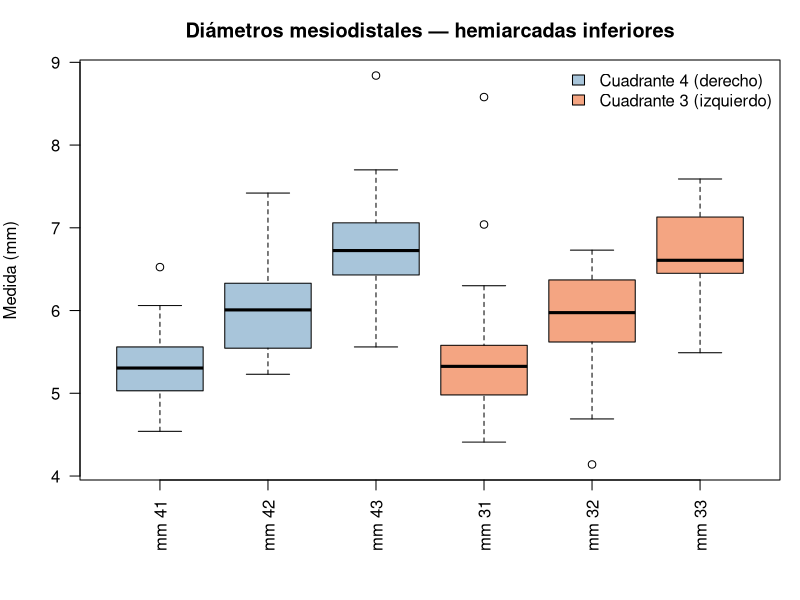
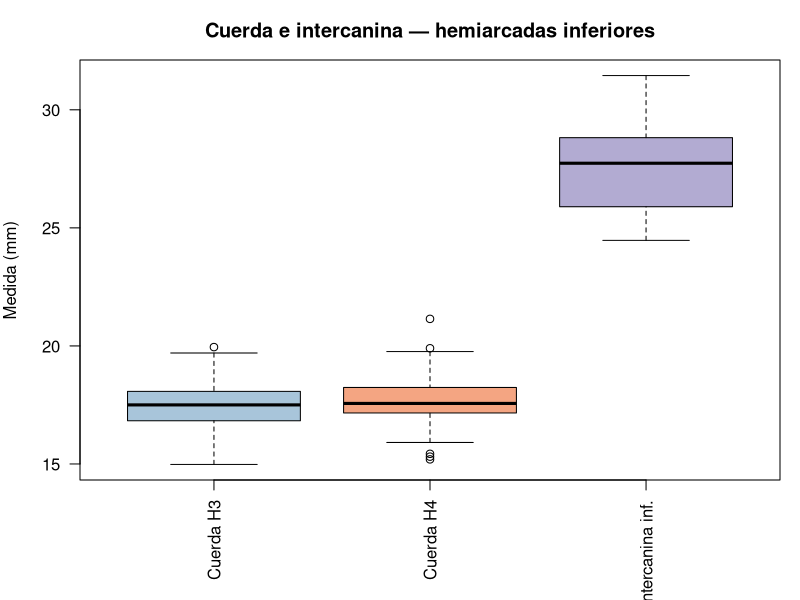
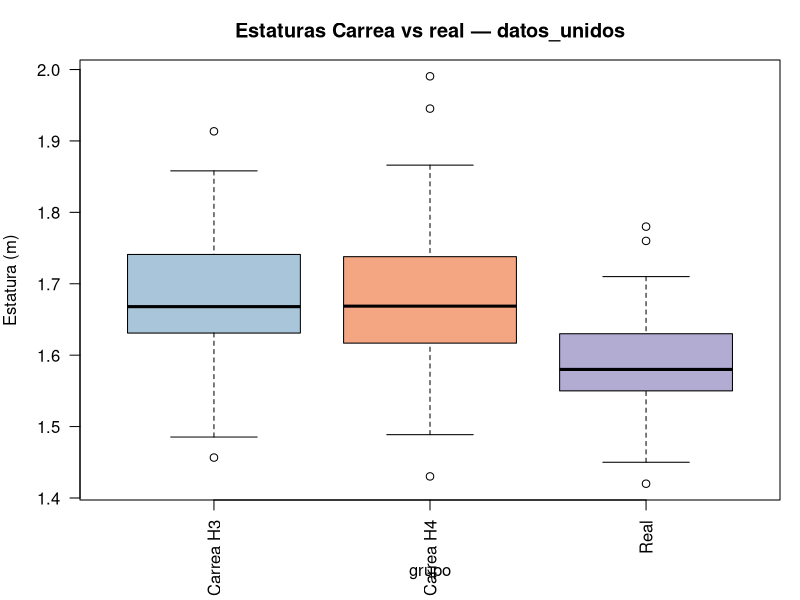
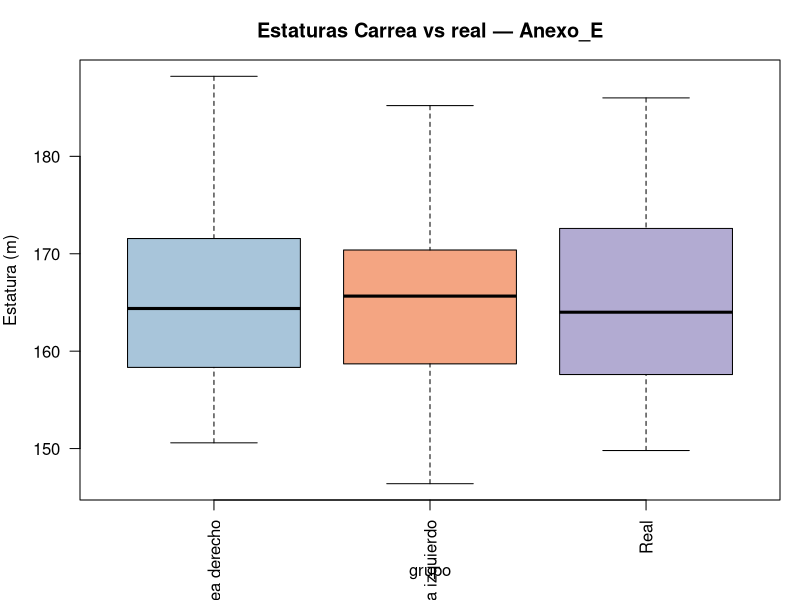
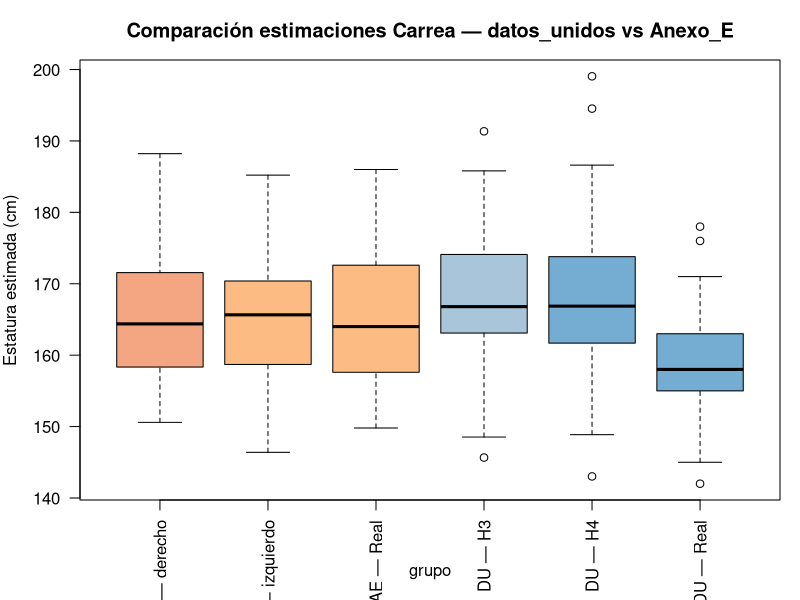

The R source for these figures, in order:
library(dplyr)
setwd("C:/Users/ASUS/Documents/Edson/Servicio Social/Repositorio/")

# ----------------------------------------------------------------
# 1. Carga
# ----------------------------------------------------------------

du <- read.csv("datos_unidos.csv",
               stringsAsFactors = FALSE, check.names = FALSE)
ae <- read.csv("Anexo_E.csv",
               stringsAsFactors = FALSE, check.names = FALSE)

names(ae) <- trimws(names(ae))

cols_dentales <- c("mm_41","mm_42","mm_43","mm_31","mm_32","mm_33",
                   "mm_43_41","mm_33_31","intercanina_inf")

k_carrea <- 30 * pi   # constante original de Carrea

# ----------------------------------------------------------------
# 2. Descriptivo general
# Ejecutar cada bloque por separado para ver los resultados en consola
# ----------------------------------------------------------------

# Tamaño de muestra: total de filas, IDs únicos y distribución por fuente
nrow(du)
n_distinct(du$ID)
table(du$fuente)

# Distribución por sexo (incluye NAs si los hay)
table(du$Sexo, useNA = "ifany")

# Resumen de edad: mínimo, Q1, mediana, media, Q3, máximo y desviación estándar
summary(du$Edad)
sd(du$Edad, na.rm = TRUE)

# Resumen de estatura en metros
summary(du$Estatura)
sd(du$Estatura, na.rm = TRUE)

# Estadísticos de estatura desagregados por sexo: n, media, DE, mín y máx
du %>%
  group_by(Sexo) %>%
  summarise(n     = n(),
            media = mean(Estatura, na.rm = TRUE),
            DE    = sd(Estatura,   na.rm = TRUE),
            min   = min(Estatura,  na.rm = TRUE),
            max   = max(Estatura,  na.rm = TRUE),
            .groups = "drop")

# Distribución por lugar de origen
table(du$Lugar_origen, useNA = "ifany")
1/54

# Resumen de las nueve medidas dentales inferiores
du %>% select(all_of(cols_dentales)) %>% summary()

# Desviación estándar de cada variable dental (redondeada a 4 decimales)
du %>%
  summarise(across(all_of(cols_dentales), ~round(sd(., na.rm = TRUE), 4)))

# Conteo de valores ausentes por columna (solo columnas con al menos un NA)
du %>%
  summarise(across(everything(), ~sum(is.na(.)))) %>%
  t() %>%
  as.data.frame() %>%
  setNames("n_NA") %>%
  filter(n_NA > 0)

# ----------------------------------------------------------------
# 3. Boxplots — medidas dentales de datos_unidos
# Genera boxplots_medidas_dentales.pdf en el directorio de trabajo
# ----------------------------------------------------------------

# pdf("boxplots_medidas_dentales.pdf", width = 10, height = 6)

# Diámetros mesiodistales por diente; azul = cuadrante 4, naranja = cuadrante 3
par(mar = c(6, 4, 3, 1))
boxplot(du[, c("mm_41","mm_42","mm_43","mm_31","mm_32","mm_33")],
        names = c("mm 41","mm 42","mm 43","mm 31","mm 32","mm 33"),
        main  = "Diámetros mesiodistales — hemiarcadas inferiores",
        ylab  = "Medida (mm)",
        col   = c(rep("#A8C5DA", 3), rep("#F4A582", 3)),
        las   = 2)
legend("topright",
       legend = c("Cuadrante 4 (derecho)","Cuadrante 3 (izquierdo)"),
       fill   = c("#A8C5DA","#F4A582"), bty = "n")

# Cuerdas de hemiarcada e intercanina inferior
par(mar = c(6, 4, 3, 1))
boxplot(du[, c("mm_43_41","mm_33_31","intercanina_inf")],
        names = c("Cuerda H3","Cuerda H4","Intercanina inf."),
        main  = "Cuerda e intercanina — hemiarcadas inferiores",
        ylab  = "Medida (mm)",
        col   = c("#A8C5DA","#F4A582","#B2ABD2"),
        las   = 2)

# dev.off()

# ----------------------------------------------------------------
# 4. Aplicación del método de Carrea a datos_unidos
# diente == 0 indica ausencia → se excluye la hemiarcada completa
# cuando cuerda > arco por error de medición se usa min/max para el rango
# ----------------------------------------------------------------

carrea_rango <- function(d1, d2, d3, cuerda) {
  if (any(is.na(c(d1, d2, d3, cuerda))) || any(c(d1, d2, d3) == 0))
    return(c(T_min = NA_real_, T_max = NA_real_, T_medio = NA_real_))
  arco  <- d1 + d2 + d3
  T_c   <- cuerda / 1000 * k_carrea
  T_a   <- arco   / 1000 * k_carrea
  T_min <- min(T_c, T_a)
  T_max <- max(T_c, T_a)
  c(T_min = T_min, T_max = T_max, T_medio = (T_min + T_max) / 2)
}

du_carrea <- du %>%
  rowwise() %>%
  mutate(
    h3 = list(carrea_rango(mm_41, mm_42, mm_43, mm_43_41)),
    T_min_h3   = h3["T_min"],
    T_max_h3   = h3["T_max"],
    T_medio_h3 = h3["T_medio"],
    # TRUE si la estatura real cae dentro del intervalo [T_min, T_max]
    dentro_h3  = ifelse(!is.na(T_min_h3) & !is.na(Estatura),
                        Estatura >= T_min_h3 & Estatura <= T_max_h3, NA),
    h4 = list(carrea_rango(mm_31, mm_32, mm_33, mm_33_31)),
    T_min_h4   = h4["T_min"],
    T_max_h4   = h4["T_max"],
    T_medio_h4 = h4["T_medio"],
    dentro_h4  = ifelse(!is.na(T_min_h4) & !is.na(Estatura),
                        Estatura >= T_min_h4 & Estatura <= T_max_h4, NA)
  ) %>%
  select(-h3, -h4) %>%
  ungroup()

# Precisión de Carrea por hemiarcada: n válidos, aciertos y porcentaje
for (h in c("h3", "h4")) {
  lbl    <- ifelse(h == "h3", "H3 (41-43)", "H4 (31-33)")
  dentro <- du_carrea[[paste0("dentro_", h)]]
  n_val  <- sum(!is.na(dentro))
  n_si   <- sum(dentro == TRUE, na.rm = TRUE)
  message(sprintf("%s | n válidos: %d | dentro: %d | Precisión: %.1f%%",
                  lbl, n_val, n_si, n_si / n_val * 100))
}

# ----------------------------------------------------------------
# 5. Carrea desde Anexo_E (estimaciones ya calculadas en el archivo)
# ----------------------------------------------------------------

# Resumen de radios-cuerda, arcos y estaturas estimadas y real
summary(ae[, c("Radio-cuerda derecho","Arco derecho",
               "Radio-cuerda izquierdo","Arco izquierdo",
               "Estatura estimada derecha","Estatura estimada izquierda",
               "Estatura real")])

# Desviaciones estándar de las estaturas (real y estimadas)
sd(ae$`Estatura real`,               na.rm = TRUE)
sd(ae$`Estatura estimada derecha`,   na.rm = TRUE)
sd(ae$`Estatura estimada izquierda`, na.rm = TRUE)

# Recalcular rango [T_min, T_max] desde cuerda y arco para verificar precisión
ae <- ae %>%
  rowwise() %>%
  mutate(
    T_min_d  = min(`Radio-cuerda derecho`,    `Arco derecho`)    / 1000 * k_carrea,
    T_max_d  = max(`Radio-cuerda derecho`,    `Arco derecho`)    / 1000 * k_carrea,
    T_min_i  = min(`Radio-cuerda izquierdo`,  `Arco izquierdo`)  / 1000 * k_carrea,
    T_max_i  = max(`Radio-cuerda izquierdo`,  `Arco izquierdo`)  / 1000 * k_carrea,
    # TRUE si la estatura real cae dentro del intervalo estimado
    dentro_d = `Estatura real` >= T_min_d & `Estatura real` <= T_max_d,
    dentro_i = `Estatura real` >= T_min_i & `Estatura real` <= T_max_i
  ) %>%
  ungroup()

# Precisión derecho e izquierdo: aciertos sobre total de casos en Anexo_E
message(sprintf("Precisión derecho:   %d / %d → %.1f%%",
                sum(ae$dentro_d, na.rm = TRUE), nrow(ae),
                mean(ae$dentro_d, na.rm = TRUE) * 100))
message(sprintf("Precisión izquierdo: %d / %d → %.1f%%",
                sum(ae$dentro_i, na.rm = TRUE), nrow(ae),
                mean(ae$dentro_i, na.rm = TRUE) * 100))

# ----------------------------------------------------------------
# 6. Boxplots — estimaciones Carrea (ambos datasets)
# Genera boxplots_carrea_estimaciones.pdf en el directorio de trabajo
# ----------------------------------------------------------------

# pdf("boxplots_carrea_estimaciones.pdf", width = 10, height = 6)

# Datos en formato largo para comparación dentro de cada dataset
est_du <- na.omit(data.frame(
  valor  = c(du_carrea$T_medio_h3, du_carrea$T_medio_h4, du_carrea$Estatura),
  grupo  = c(rep("Carrea H3", nrow(du_carrea)),
             rep("Carrea H4", nrow(du_carrea)),
             rep("Real",      nrow(du_carrea))),
  dataset = "datos_unidos"
))

est_ae <- na.omit(data.frame(
  valor  = c(ae$`Estatura estimada derecha`,
             ae$`Estatura estimada izquierda`,
             ae$`Estatura real`),
  grupo  = c(rep("Carrea derecho",   nrow(ae)),
             rep("Carrea izquierdo", nrow(ae)),
             rep("Real",             nrow(ae))),
  dataset = "Anexo_E"
))

# Carrea vs real — datos_unidos
par(mar = c(5, 4, 3, 1))
boxplot(valor ~ grupo, data = est_du,
        main = "Estaturas Carrea vs real — datos_unidos",
        ylab = "Estatura (m)",
        col  = c("#A8C5DA","#F4A582","#B2ABD2"),
        las  = 2)

# Carrea vs real — Anexo_E
boxplot(valor ~ grupo, data = est_ae,
        main = "Estaturas Carrea vs real — Anexo_E",
        ylab = "Estatura (m)",
        col  = c("#A8C5DA","#F4A582","#B2ABD2"),
        las  = 2)

# Comparativo entre datasets: estaturas en cm para homogeneizar escala
# (datos_unidos está en metros → ×100; Anexo_E ya viene en cm)
comp <- na.omit(data.frame(
  valor = c(du_carrea$T_medio_h3 * 100, du_carrea$T_medio_h4 * 100,
            du_carrea$Estatura * 100,
            ae$`Estatura estimada derecha`,
            ae$`Estatura estimada izquierda`,
            ae$`Estatura real`),
  grupo = c(rep("DU — H3",       nrow(du_carrea)),
            rep("DU — H4",       nrow(du_carrea)),
            rep("DU — Real",     nrow(du_carrea)),
            rep("AE — derecho",  nrow(ae)),
            rep("AE — izquierdo",nrow(ae)),
            rep("AE — Real",     nrow(ae)))
))

boxplot(valor ~ grupo, data = comp,
        main = "Comparación estimaciones Carrea — datos_unidos vs Anexo_E",
        ylab = "Estatura estimada (cm)",
        col  = c("#F4A582","#FDBB84","#FDBB84","#A8C5DA","#74ADD1","#74ADD1"),
        las  = 2)

# dev.off()
